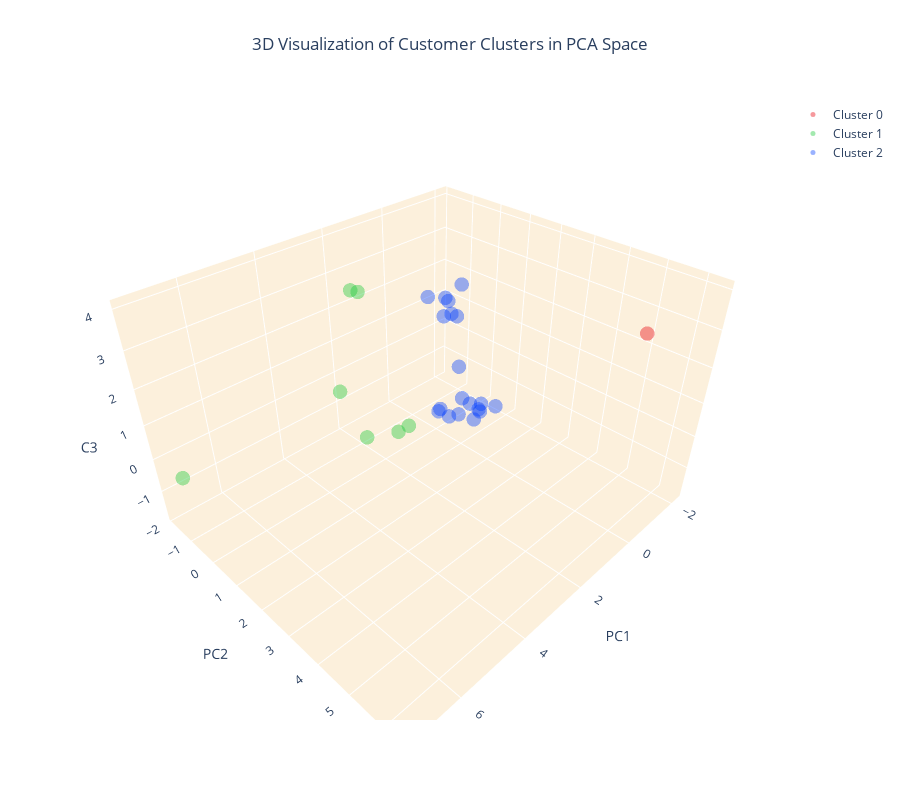

Notebook cell for this chart:
### Markdown cell above
Show the plot

### Code cell
fig.show()

### Figure 1 — Plotly figure (JSON) as saved in the notebook; plotly's stock layout.template omitted (floating-point values rounded to 4 significant figures)
{"data": [{"marker": {"color": "#e8000b", "opacity": 0.4, "size": 5}, "mode": "markers", "name": "Cluster 0", "x": [0.6131], "y": [6.346], "z": [4.025], "type": "scatter3d"}, {"marker": {"color": "#1ac938", "opacity": 0.4, "size": 5}, "mode": "markers", "name": "Cluster 1", "x": [2.584, 1.782, 1.445, 2.412, 7.222, 1.525, 2.112], "y": [-1.083, 0.3092, -1.798, -0.2683, -1.321, -1.395, 1.082], "z": [0.06904, -0.9597, 2.415, -1.119, -0.3069, 2.536, -0.1818], "type": "scatter3d"}, {"marker": {"color": "#023eff", "opacity": 0.4, "size": 5}, "mode": "markers", "name": "Cluster 2", "x": [-0.6094, -1.851, -1.714, -2.13, -2.065, -0.4779, -1.72, -0.8511, 0.181, -1.884, 0.4473, -0.9754, -0.9387, -0.991, -0.2768, -1.006, -1.617, -1.266, 0.0488], "y": [0.4415, -1.347, -1.336, -1.24, -1.022, 1.245, -1.399, 0.5345, 0.3335, -1.239, 0.521, -0.05116, 0.6323, -1.341, 0.6226, 0.8272, 0.8731, 0.518, 0.5546], "z": [-0.9495, 1.075, 1.233, 0.5017, 1.65, -0.949, 0.5965, -1.21, -0.9854, 0.6773, -0.8407, -0.2587, -1.776, 1.516, -1.26, -1.149, -1.517, -1.63, -1.201], "type": "scatter3d"}], "layout": {"title": {"text": "3D Visualization of Customer Clusters in PCA Space", "x": 0.5}, "scene": {"xaxis": {"backgroundcolor": "#fcf0dc", "gridcolor": "white", "title": {"text": "PC1"}}, "yaxis": {"backgroundcolor": "#fcf0dc", "gridcolor": "white", "title": {"text": "PC2"}}, "zaxis": {"backgroundcolor": "#fcf0dc", "gridcolor": "white", "title": {"text": "PC3"}}}, "width": 900, "height": 800}}
